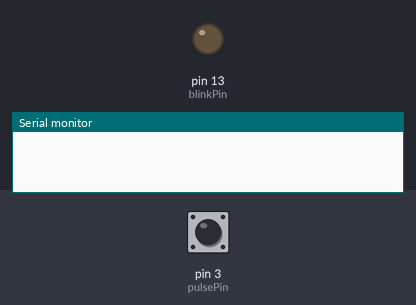
Bench run of a sketch on a simulated Arduino Uno, built with avr-gcc and run on an emulated ATmega328P. Shown: output pins drawn as LEDs (lit = HIGH), the last lines printed to the serial monitor. Inputs (shaded band) come from the test bench; at power-on: pin 3 (pulsePin) LOW.

Above: at 1.2 s.
1.3 s: pin 3 (pulsePin) pulled HIGH for 0.15 s
At 1.8 s:
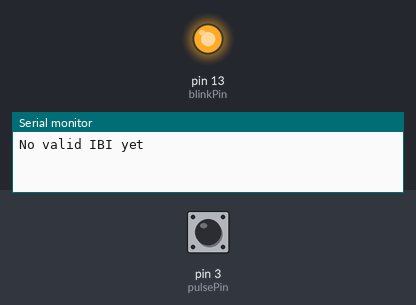
2.9 s: pin 3 (pulsePin) pulled HIGH for 1 s
Timing chart, 0 to 5.9 s (numbered marks = the images above; inputs shaded):
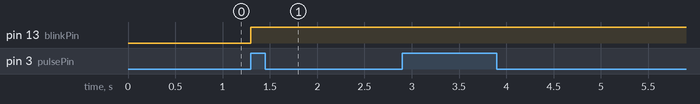

Measured:
- after the input at 1.3 s, pin 13 (blinkPin): LOW → HIGH at once

The sketch:

HeatBeatSensor.ino
```cpp
// Digital-pulse approach — measures time between rising edges on D3
const uint8_t pulsePin = 3;    // D3 (hardware interrupt pin on Arduino UNO)
const uint8_t blinkPin = 13;   // LED blink on beat

volatile unsigned long lastBeatMicros = 0;
volatile unsigned long IBI = 0;      // ms between beats (rounded)
volatile bool newBeat = false;

const unsigned long minBeatIntervalMicros = 200000UL; // ignore intervals <200ms (300 BPM) - protects from noise

void setup() {
  Serial.begin(9600);
  pinMode(pulsePin, INPUT); // sensor output
  pinMode(blinkPin, OUTPUT);
  digitalWrite(blinkPin, LOW);
  // attach interrupt on rising edge
  attachInterrupt(digitalPinToInterrupt(pulsePin), onBeatRising, RISING);
}

void loop() {
  // If ISR flagged a new beat, compute BPM and print
  if (newBeat) {
    noInterrupts();
    unsigned long ibi = IBI; // copy volatile
    newBeat = false;
    interrupts();

    if (ibi > 0) {
      int bpm = (int)round(60000.0 / (double)ibi);
      Serial.print("IBI (ms): ");
      Serial.print(ibi);
      Serial.print("  BPM: ");
      Serial.println(bpm);
    } else {
      Serial.println("No valid IBI yet");
    }
  }
  // do not block too long
  delay(20);
}

// Interrupt — triggered on rising edge of the pulse
void onBeatRising() {

  unsigned long now = micros();
  unsigned long interval = 0;
  if (lastBeatMicros != 0) {
    interval = (now - lastBeatMicros + 500) / 1000; // convert to ms (rounded)
  }
  // protect against spurious/very-fast pulses (debounce)
  if (interval >= (minBeatIntervalMicros / 1000) || lastBeatMicros == 0) {
    IBI = interval;          // store IBI in ms (0 for the very first detection)
    newBeat = true;
    // blink LED briefly (non-blocking-ish)
    digitalWrite(blinkPin, HIGH);
    // schedule LED off after small delay using a timerless method: we'll turn off below quickly
  }
  lastBeatMicros = now;
  // quick LED off: turn off after a tiny pause using a short delay is allowed inside ISR? NO — avoid delay in ISR.
  // Instead, we'll turn it off from loop() soon after. Use millis flag alternative if you want longer blink.

}
```
